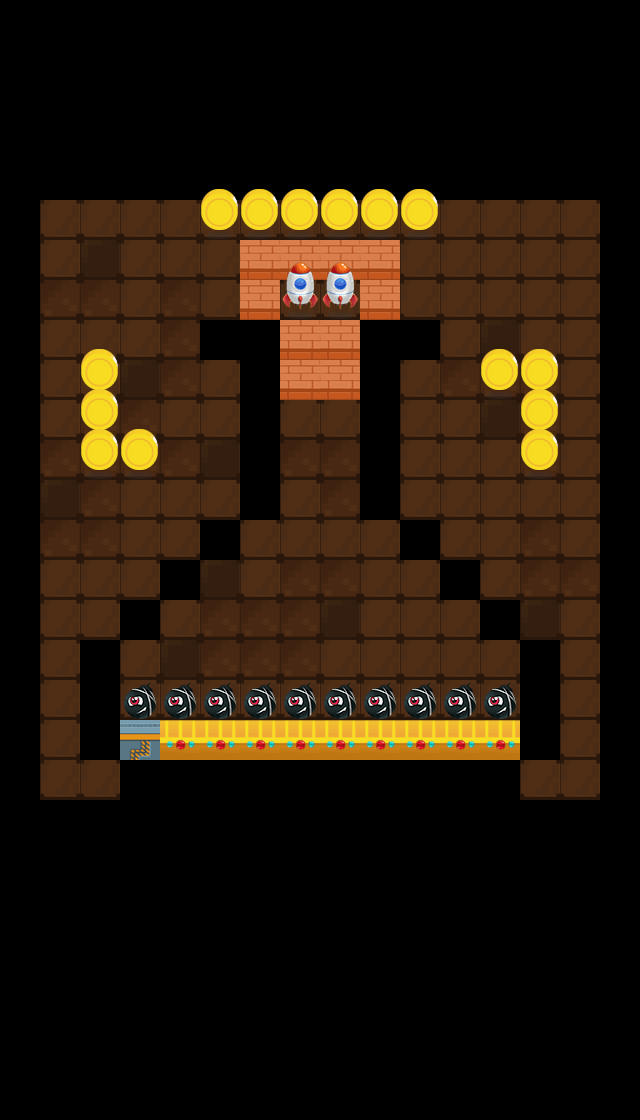

Tiled map render using the project's own tile images. Description and the map definition, with tile-layer contents summarised, below:
An orthogonal 16x28 tile map with 40x40 px tiles, 3 tile layers (layer1, layer2, layer3) and 1 object (startPos).

<map version="1.0" orientation="orthogonal" renderorder="right-down" width="16" height="28" tilewidth="40" tileheight="40">
 <tileset firstgid="1" name="element" tilewidth="40" tileheight="40">
  <image source="element.png" width="520" height="512" />
 </tileset>
 <layer name="layer1" width="16" height="28">
  <data>[448 cells, 176 non-empty, 3 distinct tile ids]</data>
 </layer>
 <layer name="layer2" width="16" height="28">
  <data>[448 cells, 138 non-empty, 7 distinct tile ids]</data>
 </layer>
 <layer name="layer3" width="16" height="28">
  <data>[448 cells, 16 non-empty, 2 distinct tile ids]</data>
 </layer>
 <objectgroup name="objLayer">
  <object name="startPos" x="582.667" y="218.667">
   <properties>
    <property name="dir" value="left" />
   </properties>
  </object>
 </objectgroup>
</map>
